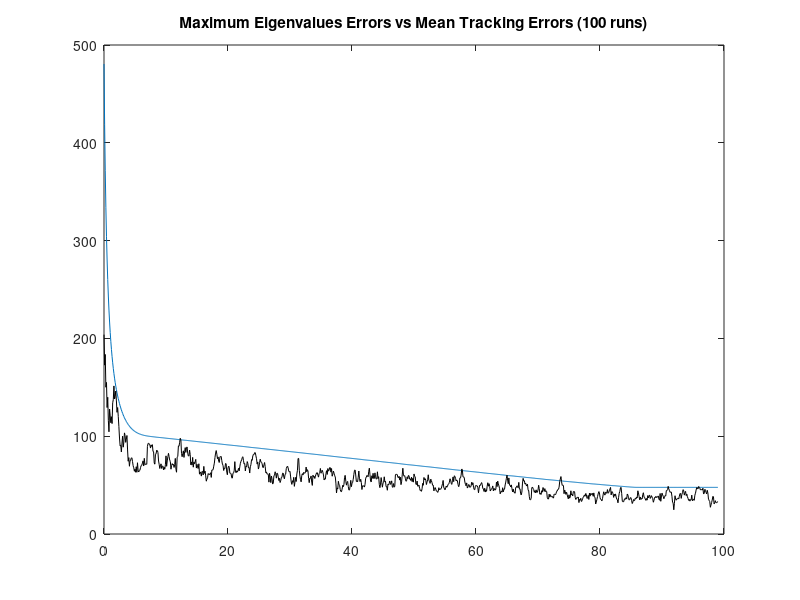

This chart was generated by the following MATLAB code:
% EC 3310 Computer Assignment #3 Part2
% Alessio Grompone 02/03/2013
% Kalman Filter with plant noise
clear all
%DATA
nloops=20;

delta=0.1;    %sample time
nsamples=1000; %number of samples

q2=1000; %plant noise square

S1p=[0;0];      %Sensor 1 position
sigma1r=100;   %standard deviation sensor 1 range
sigma1b=1*pi/180;   %standard deviation sensor 1 bearing
S1v=diag([sigma1r^2;sigma1b^2]);  %covariance
S1=[sigma1r;sigma1b];

%Inital Conditions

xo=-6000;
yo=20000;
Vxo=100;
Vyo=-173.2051;
%State Vector
xi=[xo;Vxo;yo;Vyo];

%Transition Matrix
F=[1,delta,0,0;0,1,0,0;0,0,1,delta;0,0,0,1];

%Measurement Matrix
H=[1,0,0,0;
    0,0,1,0];
% %SWAG initialization
xos=0;
yos=10000;
Vxos=0;
Vyos=-500*2/3.6;
xo_k=[xos;Vxos;yos;Vyos];
Po_k=(10^10)*eye(4);

%Kalman Filter Parameters

Qk=(q2)*[(delta^3)/3,(delta^2)/2,0,0;
    (delta^2)/2,delta,0,0;
    0,0,(delta^3)/3,(delta^2)/2;
    0,0,(delta^2)/2,delta];

for kk=1:nloops,
%initialize Matixes
zout=[];   %measurements output
posout=[]; %true target position
error=[];  %distance errors
polar=[];
x=xi;
Xk_kS=xo_k;
Pk_kS=Po_k;
Pest=[];
Perror=[];
MaxEigs=[];

for ii=1:nsamples,
    
    ztrue=H*x;
    posout=[posout,ztrue];
    
    %% SENSOR 1
   
    range=sqrt((ztrue-S1p)'*(ztrue-S1p));
    bearing=atan2(ztrue(2)-S1p(2),ztrue(1)-S1p(1));
    polar=[range;bearing];    
    rrr=randn(size(S1));
    z=polar+rrr.*S1;%has measurements adding random error
    xpol=z(1)*cos(z(2));
    ypol=z(1)*sin(z(2));
    cartesian=[xpol;ypol]+S1p;  %cartesian coordinates
    
    %collects the real position values in one matrix
    zout=[zout,cartesian];  %collects the measurement values in one matrix
    ztilde=ztrue-(cartesian); %error between real position and measured position
    error=[error,sqrt(ztilde'*ztilde)];%collects error values
    
%Estimating covarinace in cartesian  
Fx=[cos(z(2)), -z(1)*sin(z(2));
       sin(z(2)), z(1)*cos(z(2))];  

Rk1=Fx*S1v*Fx';

%measurement Initialized FILTER

M=[1 0 0 0;1/delta 0 -1/delta 0; 0 1 0 0; 0 1/delta 0 -1/delta];  

%momorization of first two measurements and R
if ii==1
    z1=cartesian;
    z2=cartesian;
    Rk11=Rk1;
    Rk12=Rk1;
    
elseif ii==2
    z1=z1;
    z2=cartesian;
    Rk11=Rk11;
    Rk12=Rk1;
else
    z1=z1;
    z2=z2;
    Rk11=Rk11;
    Rk12=Rk12;
end

%stop filter for the first two measurements
if ii<3
Pest=[];
Ptilde=0;
Perror=[];
MaxEig=0;
Xk_k=[0;0;0;0];
Pk_k=eye(4,4);

else
%Initailization
if ii==3
Xk1_k=[1 0 0 0; 1/delta 0 -1/delta 0; 0 1 0 0; 0 1/delta 0 -1/delta]*[z2;z1];

Pk1_k=M*[Rk12 zeros(2,2); zeros(2,2) Rk11+H*inv(F)*Qk*(inv(F))'*H']*M';
end

Ztk1=cartesian-H*Xk1_k; 
Kk1=Pk1_k*H'*inv(H*Pk1_k*H' + Rk1); 

%correction
Xk1_k1=Xk1_k + Kk1*(Ztk1);
Pk1_k1=(eye(4)-Kk1*H)*Pk1_k*(eye(4)-Kk1*H)' + Kk1*Rk1*Kk1';

%Reset estimate & cov for the next cycle
Xk_k = Xk1_k1;
Pk_k = Pk1_k1;

%prediction
x=F*x;
Xk1_k=F*Xk_k;
Pk1_k=F*Pk_k*F' + Qk;
Xk1_kS=F*Xk_kS;
Pk1_kS=F*Pk_kS*F'+Qk;

%Position Estimates and Errors from the filter
Pestout=H*Xk_k;
Pest=[Pest,Pestout];
Ptilde=ztrue-Pestout; %error between real position and measured position
Perror=[Perror,sqrt(Ptilde'*Ptilde)];%collects error values

MaxEig=sqrt(eigs(Pk_k,1));

if ii<11
MaxEigs=[MaxEig];
Perror2=[sqrt(Ptilde'*Ptilde)];
else
MaxEigs=[MaxEigs;MaxEig]; 
Perror2=[Perror2,sqrt(Ptilde'*Ptilde)];
end
end
end

if kk==1
    merror=error;
    zoutmean=zout;
    mXest=Pest;
    Pmerror=Perror;
    mMaxEigs=MaxEigs;
    Pmerror2=Perror2;
 
else
    merror=merror+error;
    zoutmean=zoutmean+zout;  
    mXest=mXest+Pest;
    Pmerror=Pmerror+Perror;
    mMaxEigs=mMaxEigs+MaxEigs;
    Pmerror2=Pmerror2+Perror2;
    
end
end

merror=merror/nloops;
zoutmean=zoutmean/nloops;
mXest=mXest/nloops;
Pmerror=Pmerror/nloops;
mMaxEigs=mMaxEigs/nloops;
Pmerror2=Pmerror2/nloops;


%plot1 Target motion with mean noise measurements
plot(posout(1,:),posout(2,:),'-',zoutmean(1,:),zoutmean(2,:),'-');
title('Target Motion and Mean Measurement Trajectory');
pause;

%plot2 Target motion with Mean Track Trajectory
plot(posout(1,:),posout(2,:),'-',mXest(1,:),mXest(2,:),'-');
title('Target Motion and Mean Track Trajectory');
pause;

%Distance errors between Mean Track Trajectory and measurements
time=[1:max(size(error))]*delta-delta;
plot(time,merror,'-');
hold
time=[1:max(size(Perror))]*delta-delta;
plot(time+0.2,Pmerror,'-','Color','red');
title('Mean Measurements Errors and Mean track position errors vs Time (100 runs)');
pause;
hold off

%Distance errors between Mean Track Trajectory and Max Eigenvalues
time=(1:max(size(MaxEigs)))*delta-delta;
plot(time,mMaxEigs,'-');
hold
plot(time,Pmerror2,'-','Color','black');
title('Maximum Eigenvalues Errors vs Mean Tracking Errors (100 runs)');
pause;
hold off
close all
